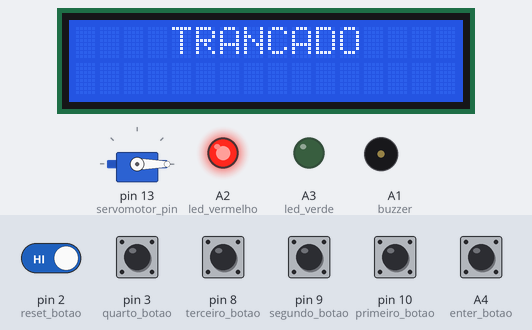
Simulated run of this sketch. Board: Arduino Uno, built with avr-gcc and run on an emulated ATmega328P. On the bench: 16×2 character LCD, servo, output pins drawn as LEDs (lit = HIGH), buzzer (waves = sounding). Inputs (shaded band) come from the test bench; at power-on: A4 (enter_botao), pin 2 (reset_botao), pin 3 (quarto_botao), pin 8 (terceiro_botao), pin 9 (segundo_botao), pin 10 (primeiro_botao) HIGH. What the sketch prints to the serial monitor is not drawn.

Above: at 1.2 s.
1.3 s: A4 (enter_botao) pulled LOW for 1 s
At 2.01 s:
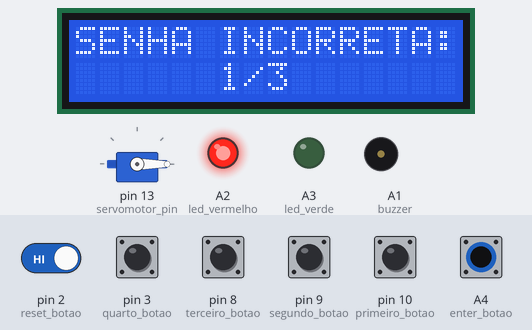
2.9 s: pin 2 (reset_botao) driven LOW and A4 (enter_botao) driven LOW
At 4.69 s:
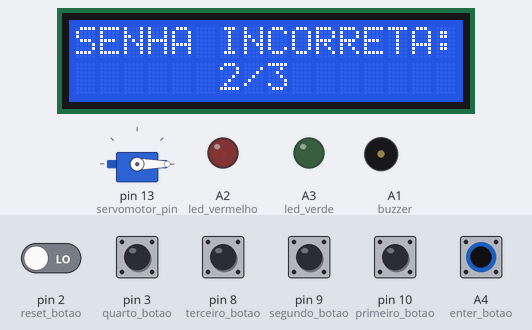
5.9 s: A4 (enter_botao) driven HIGH
At 6.4 s:
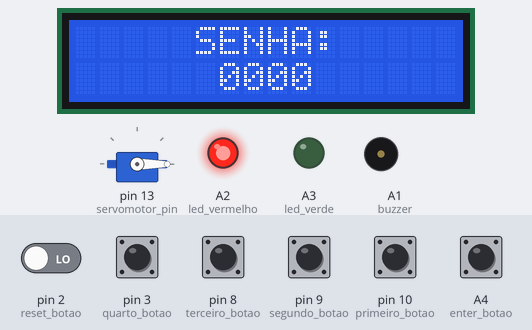
7.5 s: A4 (enter_botao) driven LOW
At 10.39 s:
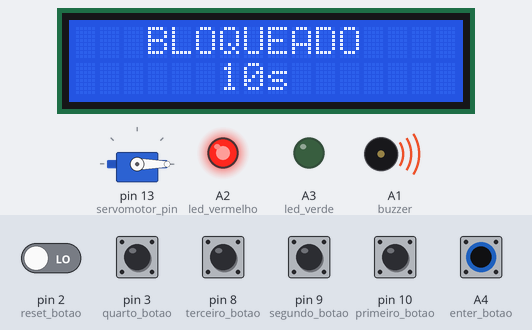
Timing chart, 0 to 16.6 s (numbered marks = the images above; inputs shaded):
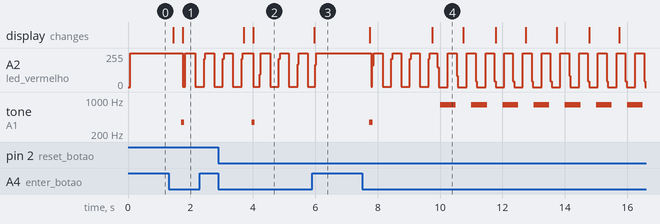

The sketch:

cofre_projeto.ino
```cpp
#include <LiquidCrystal.h>
#include <Servo.h>

// acho q no readme vou ir comentando cada funcao, setup, loop.
//ver os leds vermelhos e o buzzer

//estados
#define TRANCADO 0
#define SENHA 1
#define ABERTO 2
#define ALERTA 3
#define BLOQUEADO 4

int estadoAtual = TRANCADO;
int estadoAnterior = -1;


//pinos
LiquidCrystal lcd_1(12,11,7,6,5,4);

int buzzer = A1;
int led_vermelho = A2;
int led_verde = A3;
int fotossensor = A0;

Servo servomotor;
int servomotor_pin = 13;

int primeiro_botao = 10;
int segundo_botao = 9;
int terceiro_botao = 8;
int quarto_botao = 3;
int reset_botao = 2;
int enter_botao = A4;

//variáveis globais
const int servomotor_aberto = 90;
const int servomotor_fechado = 0;

volatile int primeiro_digito = 0;
volatile int segundo_digito  = 0;
volatile int terceiro_digito = 0;
volatile int quarto_digito   = 0;

unsigned long timer = 0;
unsigned long timer_senha = 0;

const unsigned long tempo_senha = 10000;
const unsigned long tempo_aberto = 10000;
const unsigned long tempo_bloqueio = 10000;
const unsigned long tempo_alerta = 2000;

const int senha[4] = {1, 3, 2, 6};
int tentativas = 0;
int contagem_bloqueado = 0;
float luz = 0.0;


void setup() {
  Serial.begin(9600);
  lcd_1.begin(16, 2);

  servomotor.attach(servomotor_pin);
  servomotor.write(servomotor_fechado);

  pinMode(primeiro_botao, INPUT_PULLUP);
  pinMode(segundo_botao, INPUT_PULLUP);
  pinMode(terceiro_botao, INPUT_PULLUP);
  pinMode(quarto_botao, INPUT_PULLUP);
  pinMode(enter_botao, INPUT_PULLUP);
  pinMode(reset_botao, INPUT_PULLUP);


  pinMode(fotossensor, INPUT);

  pinMode(led_vermelho, OUTPUT);
  pinMode(led_verde, OUTPUT);
  pinMode(buzzer, OUTPUT);
}


void loop() {
  // clear toda vez que o estado muda
  if (estadoAtual != estadoAnterior) {
    lcd_1.clear();
    estadoAnterior = estadoAtual;
  }

  Serial.println(luz);

  //cada estado tem atribuição à sua respectiva função
  switch (estadoAtual) {
    case TRANCADO: FuncaoTrancado(); break;
    case SENHA: FuncaoSenha(); break;
    case ABERTO: FuncaoAberto(); break;
    case ALERTA: FuncaoAlerta(); break;
    case BLOQUEADO: FuncaoBloqueado(); break;
  }
}


void FuncaoTrancado() {
  //setup do estado TRANCADO
  lcd_1.setCursor(4, 0);
  lcd_1.print("TRANCADO");
  digitalWrite(led_vermelho, HIGH);
  digitalWrite(led_verde, LOW);
  noTone(buzzer);

  //se qualquer botão for pressionado, muda p/ estado SENHA
  if (digitalRead(primeiro_botao) == LOW
      || digitalRead(segundo_botao)  == LOW
      || digitalRead(terceiro_botao) == LOW
      || digitalRead(quarto_botao)   == LOW
      || digitalRead(reset_botao)    == LOW
      || digitalRead(enter_botao)    == LOW)
  { // antes de mudar para o estado SENHA, já incrementa o dígito
      if (digitalRead(primeiro_botao) == LOW) incrementarPrimeiro();
      if (digitalRead(segundo_botao)  == LOW) incrementarSegundo();
      if (digitalRead(terceiro_botao) == LOW) incrementarTerceiro();
      if (digitalRead(quarto_botao)   == LOW) incrementarQuarto();

      delay(150); // delay para o botão não ser pressionado várias vezes
      timer_senha  = millis(); // a variável timer_senha salva o momento em que o botão foi pressionado
      estadoAtual  = SENHA; // muda de estado
  }
}


void FuncaoSenha() {
  //setup do estado SENHA
  lcd_1.setCursor(5, 0);
  lcd_1.print("SENHA:");
  digitalWrite(led_vermelho, HIGH);
  digitalWrite(led_verde, LOW);

  lcd_1.setCursor(6,1);
  lcd_1.print(primeiro_digito);
  lcd_1.print(segundo_digito);
  lcd_1.print(terceiro_digito);
  lcd_1.print(quarto_digito);

  delay(250); // delay para o botão não ser pressionado várias vezes

  // cada botão e sua respectiva função
  if(digitalRead(primeiro_botao) == LOW) {
    incrementarPrimeiro();
  } if (digitalRead(segundo_botao) == LOW){
    incrementarSegundo();
  } if (digitalRead(terceiro_botao) == LOW) {
    incrementarTerceiro();
  } if (digitalRead(quarto_botao) == LOW) {
    incrementarQuarto();
  } if (digitalRead(enter_botao) == LOW) {
  	enter();
  } if (digitalRead(reset_botao) == LOW) {
  	reset();
  }

  // timeout de inatividade
  bool input = digitalRead(primeiro_botao) == LOW
               || digitalRead(segundo_botao) == LOW
               || digitalRead(terceiro_botao) == LOW
               || digitalRead(quarto_botao) == LOW
               || digitalRead(enter_botao) == LOW
               || digitalRead(reset_botao) == LOW;

  if (input) { // qnd qlqr botão é pressionado, salva o momento na variável timer_senha
    timer_senha = millis(); //variável timer_senha obtém o segundo atual
  }

  //obtem segundo atual e compara com timer_senha. caso tenha passado de 10s, volta ao estado TRANCADO
  if (millis() - timer_senha >= tempo_senha) {
  	reset();
    estadoAtual = TRANCADO;
    return;
  }
}


void FuncaoAlerta() {
  //setup função ALERTA
  lcd_1.setCursor(0, 0);
  lcd_1.print("SENHA INCORRETA:");
  lcd_1.setCursor(6,1);
  lcd_1.print(tentativas);
  lcd_1.print("/3");
  digitalWrite(led_verde, LOW);
  digitalWrite(led_vermelho, HIGH);

  // pisca o LED vermelho a cada 300ms
  if ((millis() / 300) % 2 == 0) {
    digitalWrite(led_vermelho, HIGH);
  } else {
    digitalWrite(led_vermelho, LOW);
  }

  if (tentativas >= 3) { // após três tentativas falhas, muda para o estado BLOQUEADO
    contagemEstado(tempo_alerta, BLOQUEADO); //countdown (fica no estado ALERTA por 2s)
  } else { // menos de três tentativas: volta pro estado SENHA
    contagemEstado(tempo_alerta, SENHA);
  }
}


void FuncaoBloqueado() {
  //setup estado BLOQUEADO
  lcd_1.setCursor(3, 0);
  lcd_1.print("BLOQUEADO");
  digitalWrite(led_verde, LOW);
  digitalWrite(led_vermelho, LOW);

  // LED vermelho piscando a cada 300ms
  if ((millis() / 300) % 2 == 0) {
    digitalWrite(led_vermelho, HIGH);
  } else {
    digitalWrite(led_vermelho, LOW);
  }

  // buzzer bipando a cada 500ms
  if ((millis() / 500) % 2 == 0) {
    tone(buzzer, 800);
  } else {
    noTone(buzzer);
  }

  //display mostra countdown de 10s até 00s
  int restante = 10 - ((millis() - timer) / 1000);
  lcd_1.setCursor(6, 1);
  if (restante < 10) {
    lcd_1.print("0");
  }
  lcd_1.print(restante);
  lcd_1.print("s ");

  // depois de 10s, volta para o estado TRANCADO
  if (millis() - timer >= tempo_bloqueio) {
    tentativas = 0;
    digitalWrite(led_vermelho, LOW);
    noTone(buzzer);
    estadoAtual = TRANCADO;
    timer = millis();
  }
}


void FuncaoAberto() {
  //setup estado ABERTO
  lcd_1.setCursor(5, 0);
  lcd_1.print("ABERTO");
  digitalWrite(led_vermelho, LOW);
  digitalWrite(led_verde, HIGH);
  noTone(buzzer);
  luz = analogRead(fotossensor);
  //Serial.println(luz);

  //durante os primeiros 10s não verifica a luz
  if (millis() - timer < tempo_aberto) {
    return;
  }

  // depois de 10s verifica a luz. se tiver luz chegando dentro do cofre, continua aberto
  if (luz < 800) {
    return;
  }

  // sem luz -> apos 5s fecha cofre
  delay(5000);
  servomotor.write(servomotor_fechado);
  reset();
  estadoAtual = TRANCADO;
  timer = millis();
}


//obtem segundo atual e compara com timer_senha. caso tenha passado de 10s, volta ao estado TRANCADO
void contagemEstado(unsigned long tempo, int proximoEstado) {
  if (millis() - timer >= tempo) {
    timer = millis();
    estadoAtual = proximoEstado;
  }
}


// função caso o botão enter seja pressionado. verifica os dígitos e compara com a senha
void enter() {
  if ((primeiro_digito == senha[0])
      && (segundo_digito  == senha[1])
      && (terceiro_digito == senha[2])
      && (quarto_digito   == senha[3]))
  { // senha correta
    tone(buzzer, 100, 150);
    delay(150);
    reset();
    servomotor.write(servomotor_aberto);
    timer = millis();
    estadoAtual = ABERTO;
  } else { // senha incorreta
    tone(buzzer, 350, 100);
    tentativas++;
    timer = millis();
    estadoAtual = ALERTA;
  }
}


// função caso botão reset seja pressionado
void reset() {
  primeiro_digito = 0;
  segundo_digito = 0;
  terceiro_digito = 0;
  quarto_digito = 0;
}


// implementação da senha mudando: incrementando dígitos respectivos aos botões
void incrementarPrimeiro() {
  primeiro_digito++;
  if (primeiro_digito == 10) primeiro_digito = 0;
}
void incrementarSegundo() {
  segundo_digito++;
  if (segundo_digito == 10) segundo_digito = 0;
}
void incrementarTerceiro() {
  terceiro_digito++;
  if (terceiro_digito == 10) terceiro_digito = 0;
}
void incrementarQuarto() {
  quarto_digito++;
  if (quarto_digito == 10) quarto_digito = 0;
}
```

Measured:
- after the input at 1.3 s, tone on A1 (buzzer): silent → 350 Hz after 0.41 s, → silent 0.10 s later; the display: first changes after 0.16 s (image 1 shows a later state)
- after the input at 2.9 s, tone on A1 (buzzer): silent → 350 Hz after 1.1 s, → silent 0.10 s later; the display: first differs from a run without the input after 1.1 s (image 2)
- after the input at 5.9 s, A2 (led_vermelho): goes on until 6.0 s, then stays 255/255; tone on A1 (buzzer): stays silent (without the input it goes to 350 Hz after 0.32 s)
- by itself, A2 (led_vermelho): ramps from 2/255 to 255/255 and jumps back, once every 0.60 s
